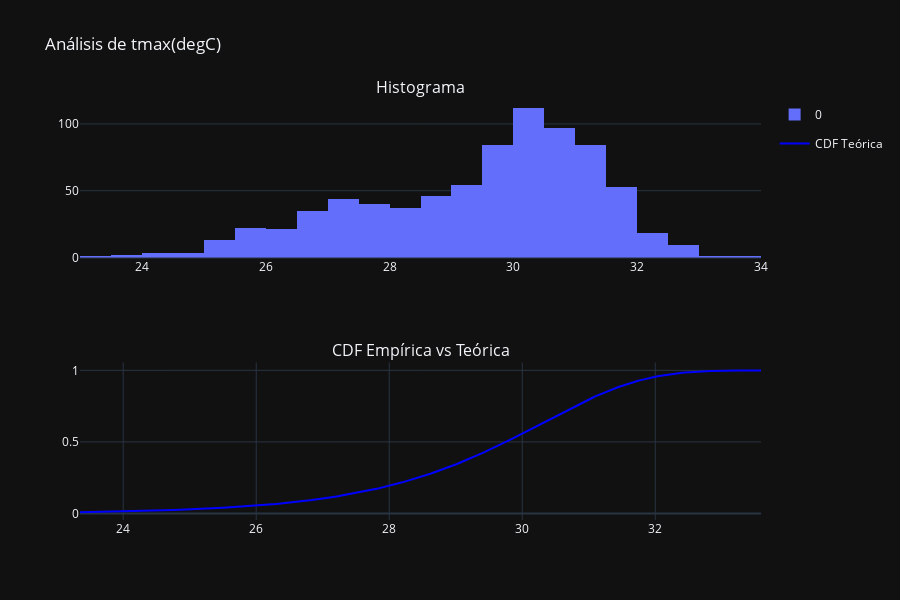
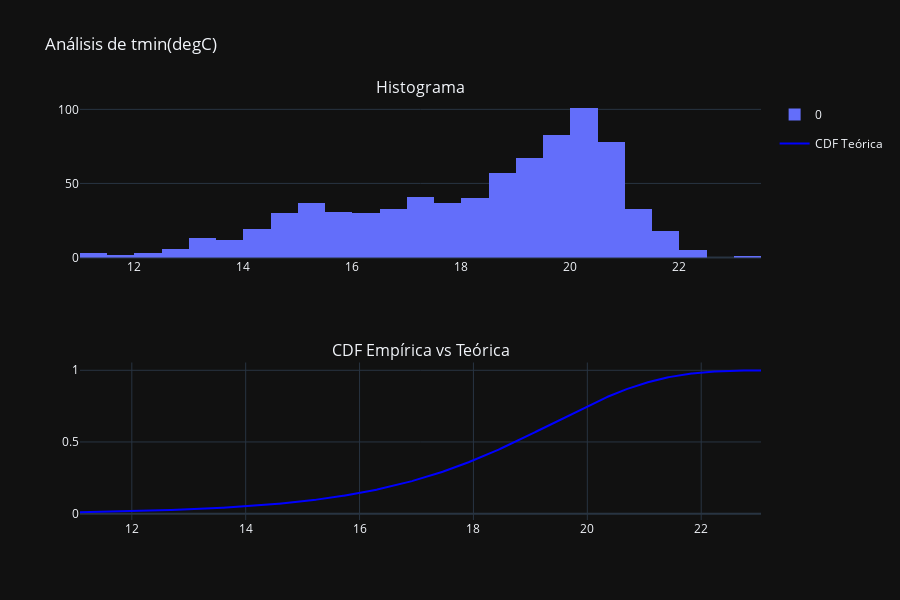
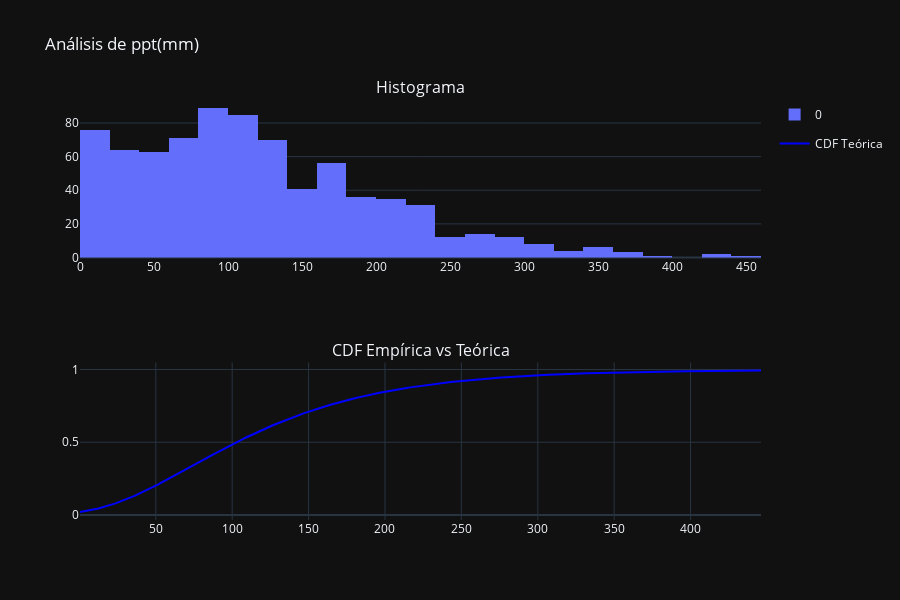
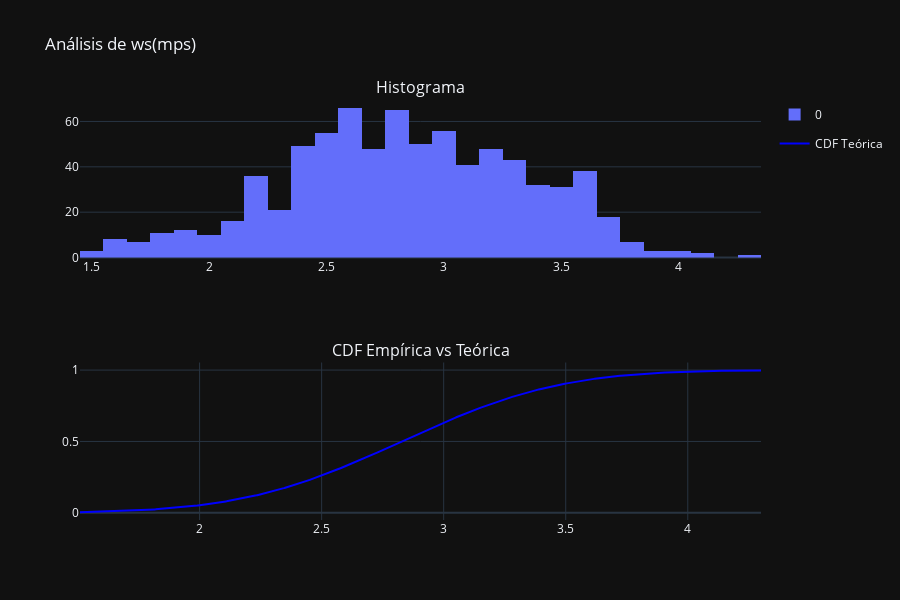

These figures' notebook cell, in order:
### Code cell
import polars as pl
import numpy as np
import scipy.stats as stats
import plotly.express as px
import plotly.graph_objects as go
from plotly.subplots import make_subplots
from typing import Tuple, List
import warnings
warnings.filterwarnings('ignore')

# Convertir a DataFrame de Polars
df = pl.read_csv('CGR1.csv')

# Extraer columnas numéricas
numeric_cols = ["tmax(degC)", "tmin(degC)", "ppt(mm)", "ws(mps)", "aet(mm)", "q(mm)", "soil(mm)"]


warnings.filterwarnings('ignore')

# Función para detectar outliers usando IQR
def detect_outliers_iqr(data: np.ndarray, factor: float = 1.5) -> List[int]:
    Q1 = np.percentile(data, 25)
    Q3 = np.percentile(data, 75)
    IQR = Q3 - Q1
    lower_bound = Q1 - factor * IQR
    upper_bound = Q3 + factor * IQR
    outliers = np.where((data < lower_bound) | (data > upper_bound))[0]
    return outliers.tolist()

# Función para ajustar distribución y calcular K-S
def fit_distribution(data: np.ndarray, distributions: List[str]) -> Tuple[str, float, float, tuple]:
    best_dist = None
    best_ks_stat = float('inf')
    best_p_value = 0
    best_params = None
    max_p_value = 0
    for dist_name in distributions:
        try:
            dist = getattr(stats, dist_name)
            params = dist.fit(data)
            ks_stat, p_value = stats.kstest(data, dist_name, args=params)
            if p_value > max_p_value and ks_stat < best_ks_stat:
                best_dist = dist_name
                best_ks_stat = ks_stat
                best_p_value = p_value
                best_params = params
        except Exception:
            continue

    return best_dist, best_ks_stat, best_p_value, best_params

# Función para generar histograma y CDF
def plot_histogram_and_cdf(data: np.ndarray, col_name: str, dist_name: str, params: tuple):
    fig = make_subplots(rows=2, cols=1, subplot_titles=["Histograma", "CDF Empírica vs Teórica"])

    # Histograma
    hist_data = data
    hist_fig = px.histogram(hist_data, nbins=30, title=f"Histograma de {col_name}")
    hist_fig.update_layout(height=300, showlegend=False)

    # CDF
    x = np.linspace(min(data), max(data), 1000)
    cdf_emp = np.sort(data)
    cdf_emp = np.interp(x, np.sort(data), np.linspace(0, 1, len(data)))
    # Crear la CDF teórica
    dist = getattr(stats, dist_name)
    cdf_theo = dist.cdf(x, *params)

    cdf_fig = go.Figure()
    cdf_fig.add_trace(go.Scatter(x=x, y=cdf_theo, mode='lines', name='CDF Teórica', line=dict(color='blue')))
    cdf_fig.add_trace(go.Scatter(x=x, y=cdf_emp, mode='lines', name='CDF Empírica', line=dict(color='red')))
    cdf_fig.update_layout(title=f"Comparación CDF: {col_name}", xaxis_title="Valor", yaxis_title="CDF")

    fig.add_trace(hist_fig.data[0], row=1, col=1)
    fig.add_trace(cdf_fig.data[0], row=2, col=1)

    fig.update_layout(title_text=f"Análisis de {col_name}", height=600)
    fig.show()

# Función para análisis estadístico básico
def basic_stats(data: np.ndarray, col_name: str):
    stats_dict = {
        "Media": np.mean(data),
        "Mediana": np.median(data),
        "Desviación estándar": np.std(data),
        "CV": np.std(data) / np.mean(data) if np.mean(data) != 0 else 0,
        "Mínimo": np.min(data),
        "Máximo": np.max(data),
        "Q1": np.percentile(data, 25),
        "Q3": np.percentile(data, 75),
        "IQR": np.percentile(data, 75) - np.percentile(data, 25),
        "Outliers": detect_outliers_iqr(data),
        "Longitud": len(data)
    }
    return stats_dict

# Función principal de análisis por columna
def analyze_column(df: pl.DataFrame, col_name: str):
    data = df[col_name].to_numpy()
    stats = basic_stats(data, col_name)
    print(f"\n=== Análisis de {col_name} ===")
    for key, value in stats.items():
        print(f"{key}: {value:.4f}" if isinstance(value, (int, float)) else f"{key}: {value}")

    # Detectar outliers
    outliers = stats["Outliers"]
    print(f"\nOutliers detectados en {col_name}: {len(outliers)} ({outliers})")

    # Ajuste de distribución
    distributions = [
        "norm", "expon", "gamma", "beta", "weibull_min", "lognorm",
        "chi2", "t", "f", "laplace", "cauchy", "logistic", "gumbel_r", "gumbel_l"
    ]
    dist_name, ks_stat, p_value, params = fit_distribution(data, distributions)
    print(f"\nMejor distribución ajustada: {dist_name}")
    print(f"Estadístico K-S: {ks_stat:.4f}, p-valor: {p_value:.4f}")

    # Visualización
    plot_histogram_and_cdf(data, col_name, dist_name, params)

# Ejecutar análisis por cada columna
for col in numeric_cols:
    analyze_column(df, col)

# Fin del análisis
print("\n✅ Análisis completado para todas las columnas.")

### Figure 1 — Plotly figure (JSON) as saved in the notebook; plotly's stock layout.template omitted (floating-point values rounded to 4 significant figures; data arrays with more than 128 entries replaced by an {"elided": "..."} marker saying what was removed)
{"data": [{"bingroup": "x", "hovertemplate": "variable=0<br>value=%{x}<br>count=%{y}<extra></extra>", "legendgroup": "0", "marker": {"color": "#636efa", "pattern": {"shape": ""}}, "name": "0", "nbinsx": 30, "orientation": "v", "showlegend": true, "x": {"elided": "780 float values"}, "xaxis": "x", "yaxis": "y", "type": "histogram"}, {"line": {"color": "blue"}, "mode": "lines", "name": "CDF Teórica", "x": {"elided": "1000 float values"}, "y": {"elided": "1000 float values"}, "type": "scatter", "xaxis": "x2", "yaxis": "y2"}], "layout": {"xaxis": {"anchor": "y", "domain": [0.0, 1.0]}, "yaxis": {"anchor": "x", "domain": [0.625, 1.0]}, "xaxis2": {"anchor": "y2", "domain": [0.0, 1.0]}, "yaxis2": {"anchor": "x2", "domain": [0.0, 0.375]}, "annotations": [{"font": {"size": 16}, "showarrow": false, "text": "Histograma", "x": 0.5, "xanchor": "center", "xref": "paper", "y": 1.0, "yanchor": "bottom", "yref": "paper"}, {"font": {"size": 16}, "showarrow": false, "text": "CDF Empírica vs Teórica", "x": 0.5, "xanchor": "center", "xref": "paper", "y": 0.375, "yanchor": "bottom", "yref": "paper"}], "title": {"text": "Análisis de tmax(degC)"}, "height": 600}}

### Figure 2 — Plotly figure (JSON) as saved in the notebook; plotly's stock layout.template omitted (floating-point values rounded to 4 significant figures; data arrays with more than 128 entries replaced by an {"elided": "..."} marker saying what was removed)
{"data": [{"bingroup": "x", "hovertemplate": "variable=0<br>value=%{x}<br>count=%{y}<extra></extra>", "legendgroup": "0", "marker": {"color": "#636efa", "pattern": {"shape": ""}}, "name": "0", "nbinsx": 30, "orientation": "v", "showlegend": true, "x": {"elided": "780 float values"}, "xaxis": "x", "yaxis": "y", "type": "histogram"}, {"line": {"color": "blue"}, "mode": "lines", "name": "CDF Teórica", "x": {"elided": "1000 float values"}, "y": {"elided": "1000 float values"}, "type": "scatter", "xaxis": "x2", "yaxis": "y2"}], "layout": {"xaxis": {"anchor": "y", "domain": [0.0, 1.0]}, "yaxis": {"anchor": "x", "domain": [0.625, 1.0]}, "xaxis2": {"anchor": "y2", "domain": [0.0, 1.0]}, "yaxis2": {"anchor": "x2", "domain": [0.0, 0.375]}, "annotations": [{"font": {"size": 16}, "showarrow": false, "text": "Histograma", "x": 0.5, "xanchor": "center", "xref": "paper", "y": 1.0, "yanchor": "bottom", "yref": "paper"}, {"font": {"size": 16}, "showarrow": false, "text": "CDF Empírica vs Teórica", "x": 0.5, "xanchor": "center", "xref": "paper", "y": 0.375, "yanchor": "bottom", "yref": "paper"}], "title": {"text": "Análisis de tmin(degC)"}, "height": 600}}

### Figure 3 — Plotly figure (JSON) as saved in the notebook; plotly's stock layout.template omitted (floating-point values rounded to 4 significant figures; data arrays with more than 128 entries replaced by an {"elided": "..."} marker saying what was removed)
{"data": [{"bingroup": "x", "hovertemplate": "variable=0<br>value=%{x}<br>count=%{y}<extra></extra>", "legendgroup": "0", "marker": {"color": "#636efa", "pattern": {"shape": ""}}, "name": "0", "nbinsx": 30, "orientation": "v", "showlegend": true, "x": {"elided": "780 float values"}, "xaxis": "x", "yaxis": "y", "type": "histogram"}, {"line": {"color": "blue"}, "mode": "lines", "name": "CDF Teórica", "x": {"elided": "1000 float values"}, "y": {"elided": "1000 float values"}, "type": "scatter", "xaxis": "x2", "yaxis": "y2"}], "layout": {"xaxis": {"anchor": "y", "domain": [0.0, 1.0]}, "yaxis": {"anchor": "x", "domain": [0.625, 1.0]}, "xaxis2": {"anchor": "y2", "domain": [0.0, 1.0]}, "yaxis2": {"anchor": "x2", "domain": [0.0, 0.375]}, "annotations": [{"font": {"size": 16}, "showarrow": false, "text": "Histograma", "x": 0.5, "xanchor": "center", "xref": "paper", "y": 1.0, "yanchor": "bottom", "yref": "paper"}, {"font": {"size": 16}, "showarrow": false, "text": "CDF Empírica vs Teórica", "x": 0.5, "xanchor": "center", "xref": "paper", "y": 0.375, "yanchor": "bottom", "yref": "paper"}], "title": {"text": "Análisis de ppt(mm)"}, "height": 600}}

### Figure 4 — Plotly figure (JSON) as saved in the notebook; plotly's stock layout.template omitted (floating-point values rounded to 4 significant figures; data arrays with more than 128 entries replaced by an {"elided": "..."} marker saying what was removed)
{"data": [{"bingroup": "x", "hovertemplate": "variable=0<br>value=%{x}<br>count=%{y}<extra></extra>", "legendgroup": "0", "marker": {"color": "#636efa", "pattern": {"shape": ""}}, "name": "0", "nbinsx": 30, "orientation": "v", "showlegend": true, "x": {"elided": "780 float values"}, "xaxis": "x", "yaxis": "y", "type": "histogram"}, {"line": {"color": "blue"}, "mode": "lines", "name": "CDF Teórica", "x": {"elided": "1000 float values"}, "y": {"elided": "1000 float values"}, "type": "scatter", "xaxis": "x2", "yaxis": "y2"}], "layout": {"xaxis": {"anchor": "y", "domain": [0.0, 1.0]}, "yaxis": {"anchor": "x", "domain": [0.625, 1.0]}, "xaxis2": {"anchor": "y2", "domain": [0.0, 1.0]}, "yaxis2": {"anchor": "x2", "domain": [0.0, 0.375]}, "annotations": [{"font": {"size": 16}, "showarrow": false, "text": "Histograma", "x": 0.5, "xanchor": "center", "xref": "paper", "y": 1.0, "yanchor": "bottom", "yref": "paper"}, {"font": {"size": 16}, "showarrow": false, "text": "CDF Empírica vs Teórica", "x": 0.5, "xanchor": "center", "xref": "paper", "y": 0.375, "yanchor": "bottom", "yref": "paper"}], "title": {"text": "Análisis de ws(mps)"}, "height": 600}}
